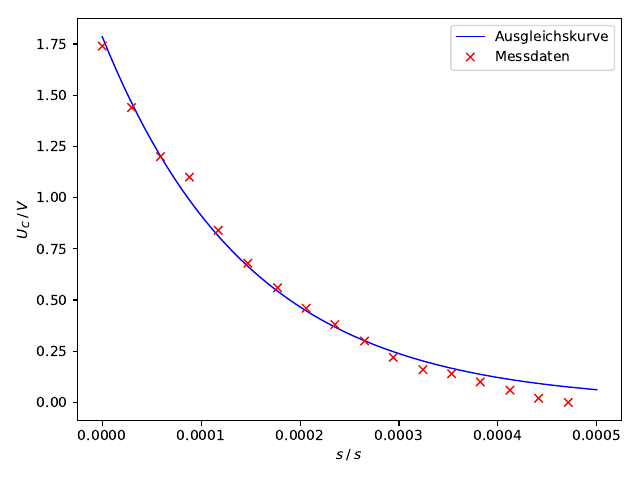

Write the Python code that produced this figure.
import numpy as np
from uncertainties import ufloat
import matplotlib.pyplot as plt
from scipy.optimize import curve_fit

t, U = np.genfromtxt('mess1.txt', unpack=True)

t1 = t*1e-6

def h (x,m,b):
    return m*np.exp(-2*np.pi*b*x)

params, covariance_matrix = curve_fit(h, t1, U)
x_plot = np.linspace(0,0.0005, 1000000)
plt.plot(x_plot, h(x_plot, params[0], params[1]), 'b-', label=r'Ausgleichskurve', linewidth=1)

errors = np.sqrt(np.diag(covariance_matrix))

print('a = {:.10f} ± {:.10f}'.format(params[0], errors[0]))
print('b = {:.4f} ± {:.5f}'.format(params[1], errors[1]))

plt.plot(t1, U, 'rx', label='Messdaten')
plt.xlabel(r'$t \: / \: s$')
plt.ylabel(r'$U_C \: / \: V$')
plt.legend(loc='best')

plt.tight_layout()
plt.savefig('plot1.pdf')